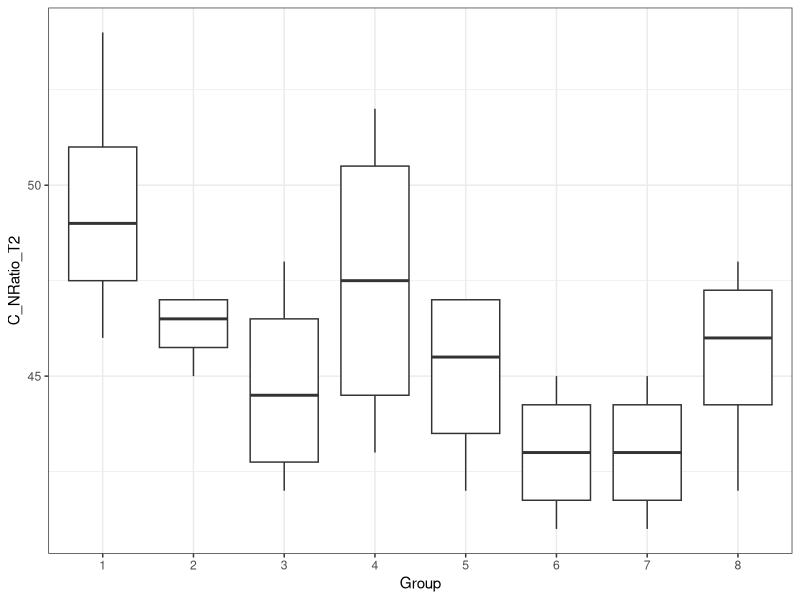
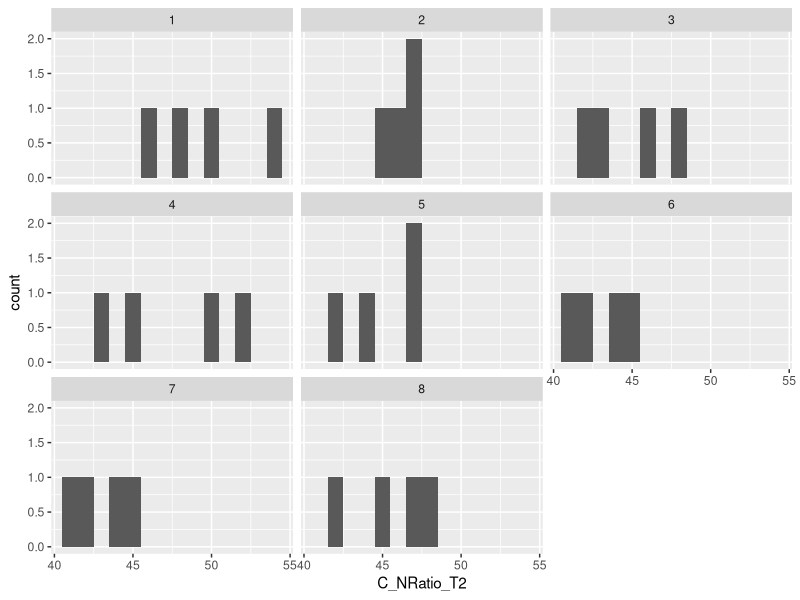
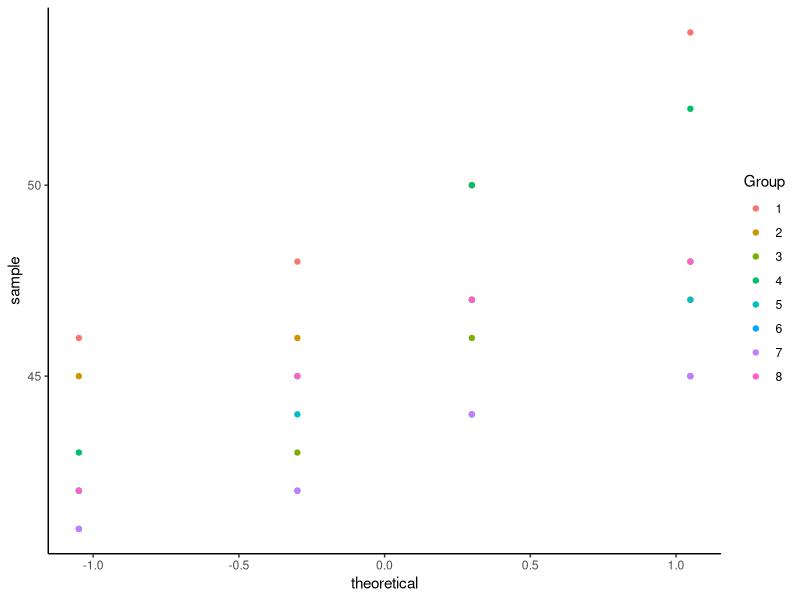
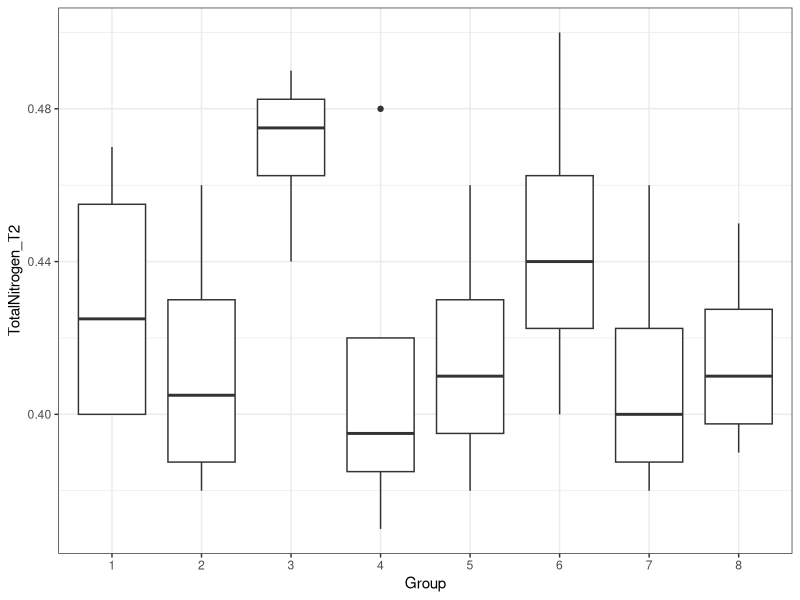
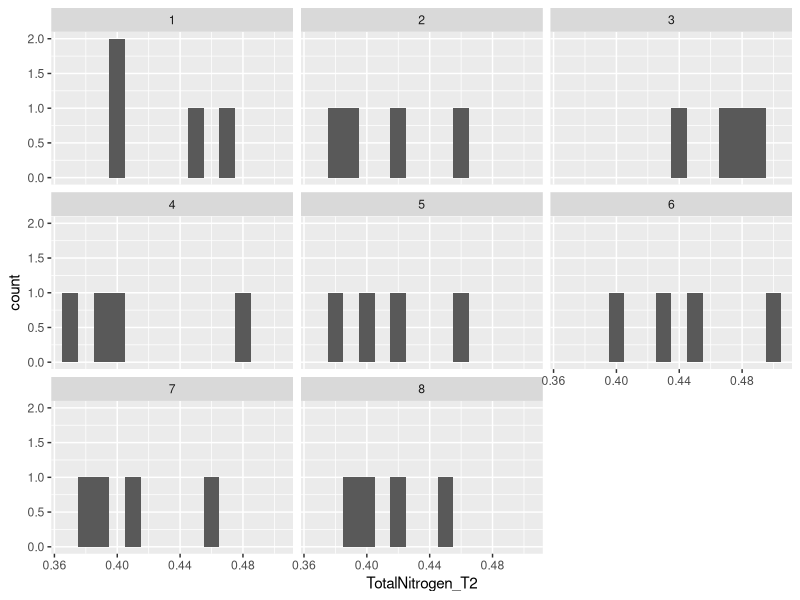
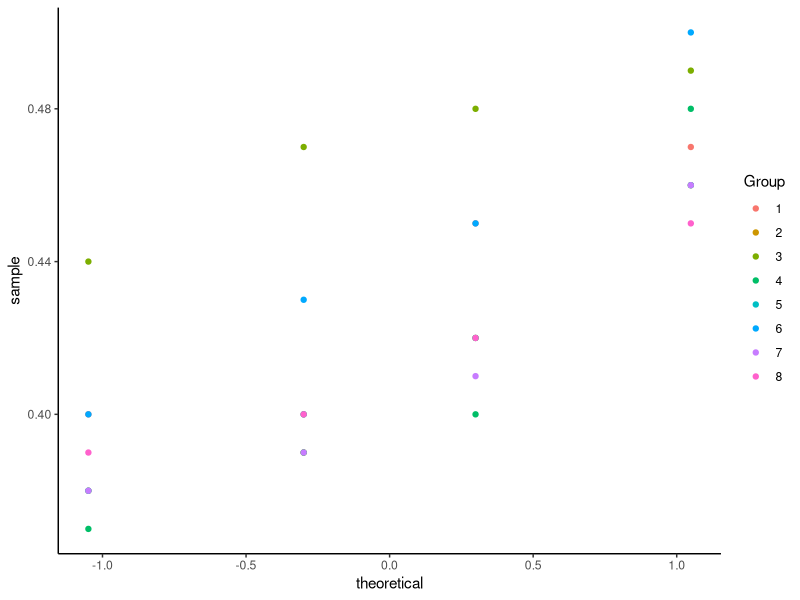

Write the R code that produced these figures, in order. (Note: this script raises an error after producing the figures.)
#### Media Analysis Experiment 1 ####

# Before anything else, verify that your environment is totally clear.
# This is important, because old objects can foul up the works
# Clean up the working environment
rm(list = ls())

# Verify working directory, should be ~/Documents/Analyses/lastname_first
getwd()

# Load tidyverse
library("tidyverse")
# Check for updates
tidyverse_update()

#### Cleaning up the data ####

library(readr)
Media <- read_csv("Shadehouse/SoilTests_Time2.csv")

colnames(Media)[3:3] <- c("Group") ## Renaming the columns
Media$Group <- as.factor(Media$Group)

#### Calculating summary stats to look at change from baseline ####

summ_Media <- Media %>%
  group_by(Group) %>% 
  summarise(mean_C_NRatio_T2 = mean(C_NRatio_T2),
            sd_C_NRatio_T2 = sd(C_NRatio_T2), mean_TotalNitrogen_T2 = mean(TotalNitrogen_T2),
            sd_TotalNitrogen_T2 = sd(TotalNitrogen_T2), mean_TotalCarbon_T2 = mean(TotalCarbon_T2),
            sd_TotalCarbon_T2 = sd(TotalCarbon_T2), ean_DryMatter_T2 = mean(DryMatter_T2),
            sd_DryMatter_T2 = sd(DryMatter_T2), mean_Sodium_T2 = mean(Sodium_T2),
            sd_Sodium_T2 = sd(Sodium_T2), mean_Magnesium_T2 = mean(Magnesium_T2),
            sd_Magnesium_T2 = sd(Magnesium_T2), mean_Calcium_T2 = mean(Calcium_T2),
            sd_Calcium_T2 = sd(Calcium_T2), mean_Potassium_T2 = mean(Potassium_T2),
            sd_Potassium_T2 = sd(Potassium_T2), mean_Sulphur_T2 = mean(Sulphur_T2),
            sd_Sulphur_T2 = sd(Sulphur_T2), mean_Phosphorus_T2 = mean(Phosphorus_T2),
            sd_Phosphorus_T2 = sd(Phosphorus_T2), mean_Ammonium_T2 = mean(Ammonium_T2),
            sd_Ammonium_T2 = sd(Ammonium_T2), mean_Nitrate_T2 = mean(Nitrate_T2),
            sd_Nitrate_T2 = sd(Nitrate_T2), mean_ElectricalConductivity_T2 = mean(ElectricalConductivity_T2),
            sd_ElectricalConductivity_T2 = sd(ElectricalConductivity_T2), mean_pH_T2 = mean(pH_T2),
            sd_pH_T2 = sd(pH_T2))
            

print(summ_Media)


#### Analyzing the differences for each test between groups ####

ggplot(Media, aes(x = Group, y = C_NRatio_T2, group = Group))+
  geom_boxplot() +
  theme_bw() 
ggplot(Media) +
  geom_histogram(aes(C_NRatio_T2), binwidth = 1)+
  facet_wrap(~Group)
ggplot(Media)+
  geom_qq(aes(sample = C_NRatio_T2, color = Group)) +
  theme_classic()

# Check for Homogeneous variance
summ_Media <- Media %>%
  group_by(Group) %>% 
  summarise(mean_C_NRatio_T2 = mean(C_NRatio_T2),
            sd_C_NRatio_T2 = sd(C_NRatio_T2),
            n_C_NRatio_T2 = n())
ratio <-(max(summ_Media$sd_C_NRatio_T2))/(min(summ_Media$sd_C_NRatio_T2))
print(ratio)

# Ratio is too high, try a transformation
Media <- Media %>%
  mutate(logC_NRatio_T2 = log(C_NRatio_T2))

# Check for Homogeneous variance
summ_Media <- Media %>%
  group_by(Group) %>% 
  summarise(mean_logC_NRatio_T2 = mean(logC_NRatio_T2),
            sd_logC_NRatio_T2 = sd(logC_NRatio_T2),
            n_logC_NRatio_T2 = n())
ratio <-(max(summ_Media$sd_logC_NRatio_T2))/(min(summ_Media$sd_logC_NRatio_T2))
print(ratio)

# Did not help, kruskal wallis then
kruskal.test(C_NRatio_T2 ~ Group, data = Media)

# non-significant between treatment groups

# Total Nitrogen
ggplot(Media, aes(x = Group, y = TotalNitrogen_T2, group = Group))+
  geom_boxplot() +
  theme_bw() 
ggplot(Media) +
  geom_histogram(aes(TotalNitrogen_T2), binwidth = 0.01)+
  facet_wrap(~Group)
ggplot(Media)+
  geom_qq(aes(sample = TotalNitrogen_T2, color = Group)) +
  theme_classic()

# Check for Homogeneous variance
summ_Media <- Media %>%
  group_by(Group) %>% 
  summarise(mean_TotalNitrogen_T2 = mean(TotalNitrogen_T2),
            sd_TotalNitrogen_T2 = sd(TotalNitrogen_T2),
            n_TotalNitrogen_T2 = n())
ratio <-(max(summ_Media$sd_TotalNitrogen_T2))/(min(summ_Media$sd_TotalNitrogen_T2))
print(ratio)

# below 3, can do an ANOVA
library("nlme")
library("multcomp")
model01 <- aov(TotalNitrogen_T2~Group, data = Media)
autoplot(model01)
anova(model01)
summary(model01)

# No difference in total N between groups

# Total Carbon
ggplot(Media, aes(x = Group, y = TotalCarbon_T2, group = Group))+
  geom_boxplot() +
  theme_bw() 
ggplot(Media) +
  geom_histogram(aes(TotalCarbon_T2), binwidth = 0.01)+
  facet_wrap(~Group)
ggplot(Media)+
  geom_qq(aes(sample = TotalCarbon_T2, color = Group)) +
  theme_classic()

# Check for Homogeneous variance
summ_Media <- Media %>%
  group_by(Group) %>% 
  summarise(mean_TotalCarbon_T2 = mean(TotalCarbon_T2),
            sd_TotalCarbon_T2 = sd(TotalCarbon_T2),
            n_TotalCarbon_T2 = n())
ratio <-(max(summ_Media$sd_TotalCarbon_T2))/(min(summ_Media$sd_TotalCarbon_T2))
print(ratio)

# Need to try a transformation
Media <- Media %>%
  mutate(logTotalCarbon_T2 = log(TotalCarbon_T2))
# Check for Homogeneous variance
summ_Media <- Media %>%
  group_by(Group) %>% 
  summarise(mean_logTotalCarbon_T2 = mean(logTotalCarbon_T2),
            sd_logTotalCarbon_T2 = sd(logTotalCarbon_T2),
            n_logTotalCarbon_T2 = n())
ratio <-(max(summ_Media$sd_logTotalCarbon_T2))/(min(summ_Media$sd_logTotalCarbon_T2))
print(ratio)

# Did not help, kruskal wallis then
kruskal.test(TotalCarbon_T2 ~ Group, data = Media)

# No difference

# Sodium
ggplot(Media, aes(x = Group, y = Sodium_T2, group = Group))+
  geom_boxplot() +
  theme_bw() 
ggplot(Media) +
  geom_histogram(aes(Sodium_T2), binwidth = 1)+
  facet_wrap(~Group)
ggplot(Media)+
  geom_qq(aes(sample = Sodium_T2, color = Group)) +
  theme_classic()

# Check for Homogeneous variance
summ_Media <- Media %>%
  group_by(Group) %>% 
  summarise(mean_Sodium_T2 = mean(Sodium_T2),
            sd_Sodium_T2 = sd(Sodium_T2),
            n_Sodium_T2 = n())
ratio <-(max(summ_Media$sd_Sodium_T2))/(min(summ_Media$sd_Sodium_T2))
print(ratio)

# Need to try a transformation
Media <- Media %>%
  mutate(logSodium_T2 = log(Sodium_T2))
# Check for Homogeneous variance
summ_Media <- Media %>%
  group_by(Group) %>% 
  summarise(mean_logSodium_T2 = mean(logSodium_T2),
            sd_logSodium_T2 = sd(logSodium_T2),
            n_logSodium_T2 = n())
ratio <-(max(summ_Media$sd_logSodium_T2))/(min(summ_Media$sd_logSodium_T2))
print(ratio)

# Still too high
kruskal.test(Sodium_T2 ~ Group, data = Media)
# No difference

# Magnesium
ggplot(Media, aes(x = Group, y = Magnesium_T2, group = Group))+
  geom_boxplot() +
  theme_bw() 
ggplot(Media) +
  geom_histogram(aes(Magnesium_T2), binwidth = 1)+
  facet_wrap(~Group)
ggplot(Media)+
  geom_qq(aes(sample = Magnesium_T2, color = Group)) +
  theme_classic()

# Check for Homogeneous variance
summ_Media <- Media %>%
  group_by(Group) %>% 
  summarise(mean_Magnesium_T2 = mean(Magnesium_T2),
            sd_Magnesium_T2 = sd(Magnesium_T2),
            n_Magnesium_T2 = n())
ratio <-(max(summ_Media$sd_Magnesium_T2))/(min(summ_Media$sd_Magnesium_T2))
print(ratio)
# infinite (divided by a 0, so will just do kruskal-wallis)

kruskal.test(Magnesium_T2 ~ Group, data = Media)
# Not significant

# Potassium
ggplot(Media, aes(x = Group, y = Potassium_T2, group = Group))+
  geom_boxplot() +
  theme_bw() 
ggplot(Media) +
  geom_histogram(aes(Potassium_T2), binwidth = 1)+
  facet_wrap(~Group)
ggplot(Media)+
  geom_qq(aes(sample = Potassium_T2, color = Group)) +
  theme_classic()

# Check for Homogeneous variance
summ_Media <- Media %>%
  group_by(Group) %>% 
  summarise(mean_Potassium_T2 = mean(Potassium_T2),
            sd_Potassium_T2 = sd(Potassium_T2),
            n_Potassium_T2 = n())
ratio <-(max(summ_Media$sd_Potassium_T2))/(min(summ_Media$sd_Potassium_T2))
print(ratio)

# Try a transformation
Media <- Media %>%
  mutate(logPotassium_T2 = log(Potassium_T2))
# Check for Homogeneous variance
summ_Media <- Media %>%
  group_by(Group) %>% 
  summarise(mean_logPotassium_T2 = mean(logPotassium_T2),
            sd_logPotassium_T2 = sd(logPotassium_T2),
            n_logPotassium_T2 = n())
ratio <-(max(summ_Media$sd_logPotassium_T2))/(min(summ_Media$sd_logPotassium_T2))
print(ratio)

# Still > 3, need to do kruskal-wallis
kruskal.test(Potassium_T2 ~ Group, data = Media)
# Not significant

# Sulphur
ggplot(Media, aes(x = Group, y = Sulphur_T2, group = Group))+
  geom_boxplot() +
  theme_bw() 
ggplot(Media) +
  geom_histogram(aes(Sulphur_T2), binwidth = 1)+
  facet_wrap(~Group)
ggplot(Media)+
  geom_qq(aes(sample = Sulphur_T2, color = Group)) +
  theme_classic()

# Check for Homogeneous variance
summ_Media <- Media %>%
  group_by(Group) %>% 
  summarise(mean_Sulphur_T2 = mean(Sulphur_T2),
            sd_Sulphur_T2 = sd(Sulphur_T2),
            n_Sulphur_T2 = n())
ratio <-(max(summ_Media$sd_Sulphur_T2))/(min(summ_Media$sd_Sulphur_T2))
print(ratio)

## Try a transformation
Media <- Media %>%
  mutate(logSulphur_T2 = log(Sulphur_T2))
# Check for Homogeneous variance
summ_Media <- Media %>%
  group_by(Group) %>% 
  summarise(mean_logSulphur_T2 = mean(logSulphur_T2),
            sd_logSulphur_T2 = sd(logSulphur_T2),
            n_logSulphur_T2 = n())
ratio <-(max(summ_Media$sd_logSulphur_T2))/(min(summ_Media$sd_logSulphur_T2))
print(ratio)

# Still > 3, need to do kruskal-wallis
kruskal.test(Sulphur_T2 ~ Group, data = Media)
# Not significant

# Phosphorus
ggplot(Media, aes(x = Group, y = Phosphorus_T2, group = Group))+
  geom_boxplot() +
  theme_bw() 
ggplot(Media) +
  geom_histogram(aes(Phosphorus_T2), binwidth = 1)+
  facet_wrap(~Group)
ggplot(Media)+
  geom_qq(aes(sample = Phosphorus_T2, color = Group)) +
  theme_classic()

# Check for Homogeneous variance
summ_Media <- Media %>%
  group_by(Group) %>% 
  summarise(mean_Phosphorus_T2 = mean(Phosphorus_T2),
            sd_Phosphorus_T2 = sd(Phosphorus_T2),
            n_Phosphorus_T2 = n())
ratio <-(max(summ_Media$sd_Phosphorus_T2))/(min(summ_Media$sd_Phosphorus_T2))
print(ratio)

# Got an inf, so will just do kruskal-wallis
kruskal.test(Phosphorus_T2 ~ Group, data = Media)
# No difference

# Ammonium
ggplot(Media, aes(x = Group, y = Ammonium_T2, group = Group))+
  geom_boxplot() +
  theme_bw() 
ggplot(Media) +
  geom_histogram(aes(Ammonium_T2), binwidth = 1)+
  facet_wrap(~Group)
ggplot(Media)+
  geom_qq(aes(sample = Ammonium_T2, color = Group)) +
  theme_classic()

# Check for Homogeneous variance
summ_Media <- Media %>%
  group_by(Group) %>% 
  summarise(mean_Ammonium_T2 = mean(Ammonium_T2),
            sd_Ammonium_T2 = sd(Ammonium_T2),
            n_Ammonium_T2 = n())
ratio <-(max(summ_Media$sd_Ammonium_T2))/(min(summ_Media$sd_Ammonium_T2))
print(ratio)

# Got an inf, so will just do kruskal-wallis
kruskal.test(Ammonium_T2 ~ Group, data = Media)
# No difference

# Nitrate
ggplot(Media, aes(x = Group, y = Nitrate_T2, group = Group))+
  geom_boxplot() +
  theme_bw() 
ggplot(Media) +
  geom_histogram(aes(Nitrate_T2), binwidth = 1)+
  facet_wrap(~Group)
ggplot(Media)+
  geom_qq(aes(sample = Nitrate_T2, color = Group)) +
  theme_classic()

# Check for Homogeneous variance
summ_Media <- Media %>%
  group_by(Group) %>% 
  summarise(mean_Nitrate_T2 = mean(Nitrate_T2),
            sd_Nitrate_T2 = sd(Nitrate_T2),
            n_Nitrate_T2 = n())
ratio <-(max(summ_Media$sd_Nitrate_T2))/(min(summ_Media$sd_Nitrate_T2))
print(ratio)

# Try a transformation
Media <- Media %>%
  mutate(logNitrate_T2 = log(Nitrate_T2))
# Check for Homogeneous variance
summ_Media <- Media %>%
  group_by(Group) %>% 
  summarise(mean_logNitrate_T2 = mean(logNitrate_T2),
            sd_logNitrate_T2 = sd(logNitrate_T2),
            n_logNitrate_T2 = n())
ratio <-(max(summ_Media$sd_logNitrate_T2))/(min(summ_Media$sd_logNitrate_T2))
print(ratio)

# <3, do an ANOVA
model01 <- aov(Nitrate_T2~Group, data = Media)
anova(model01)
summary(model01)
# No difference

# ElectricalConductivity
ggplot(Media, aes(x = Group, y = ElectricalConductivity_T2, group = Group))+
  geom_boxplot() +
  theme_bw() 
ggplot(Media) +
  geom_histogram(aes(ElectricalConductivity_T2), binwidth = 1)+
  facet_wrap(~Group)
ggplot(Media)+
  geom_qq(aes(sample = ElectricalConductivity_T2, color = Group)) +
  theme_classic()

# Check for Homogeneous variance
summ_Media <- Media %>%
  group_by(Group) %>% 
  summarise(mean_ElectricalConductivity_T2 = mean(ElectricalConductivity_T2),
            sd_ElectricalConductivity_T2 = sd(ElectricalConductivity_T2),
            n_ElectricalConductivity_T2 = n())
ratio <-(max(summ_Media$sd_ElectricalConductivity_T2))/(min(summ_Media$sd_ElectricalConductivity_T2))
print(ratio)

# Got an inf, so will just do kruskal-wallis
kruskal.test(ElectricalConductivity_T2 ~ Group, data = Media)
# No difference

# pH
ggplot(Media, aes(x = Group, y = pH_T2, group = Group))+
  geom_boxplot() +
  theme_bw() 
ggplot(Media) +
  geom_histogram(aes(pH_T2), binwidth = 1)+
  facet_wrap(~Group)
ggplot(Media)+
  geom_qq(aes(sample = pH_T2, color = Group)) +
  theme_classic()

# Check for Homogeneous variance
summ_Media <- Media %>%
  group_by(Group) %>% 
  summarise(mean_pH_T2 = mean(pH_T2),
            sd_pH_T2 = sd(pH_T2),
            n_pH_T2 = n())
ratio <-(max(summ_Media$sd_pH_T2))/(min(summ_Media$sd_pH_T2))
print(ratio)

# Try a transformation
Media <- Media %>%
  mutate(logpH_T2 = log(pH_T2))
# Check for Homogeneous variance
summ_Media <- Media %>%
  group_by(Group) %>% 
  summarise(mean_logpH_T2 = mean(logpH_T2),
            sd_logpH_T2 = sd(logpH_T2),
            n_logpH_T2 = n())
ratio <-(max(summ_Media$sd_logpH_T2))/(min(summ_Media$sd_logpH_T2))
print(ratio)

# Still > 3, need to do kruskal-wallis
kruskal.test(pH_T2 ~ Group, data = Media)
# no difference
